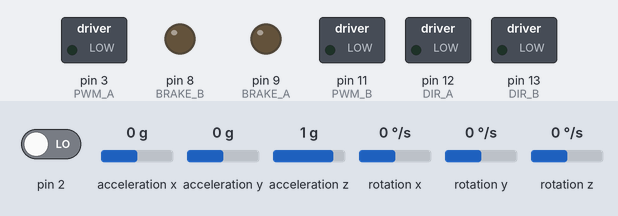
The sketch below on a simulated Arduino Uno, built with avr-gcc and run on an emulated ATmega328P. Shown: switched loads named in the sketch (green lamp = pin HIGH), output pins drawn as LEDs (lit = HIGH). The inputs (shaded band) are chosen by the test bench; at power-on: acceleration x 0 g, rotation z 0 °/s, acceleration y 0 g, rotation x 0 °/s, pin 2 LOW, acceleration z 1 g, rotation y 0 °/s. The sensor or clock chip raises its interrupt line as the real part does.

Above: at 1.7 s.
1.8 s: acceleration x set to -1.4 g
At 2.2 s:
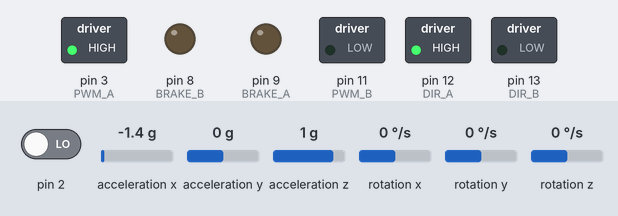
3.3 s: rotation z set to -192 °/s
6.3 s: acceleration y set to -1.4 g
At 7.2 s:
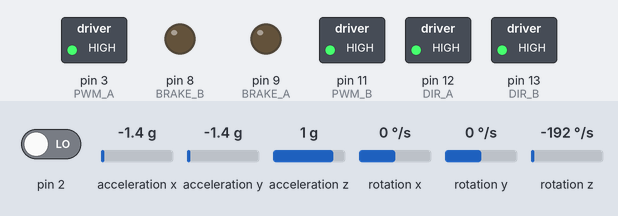
7.8 s: rotation x set to 55 °/s
9.3 s: rotation x set to 59 °/s
At 10.1 s:
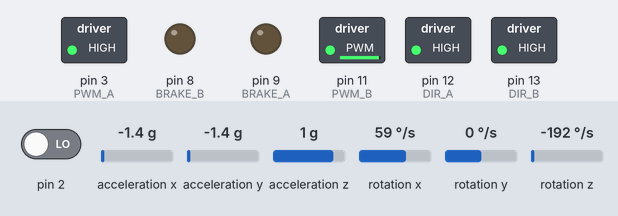
10.8 s: acceleration x set to 0 g
At 11.42 s:
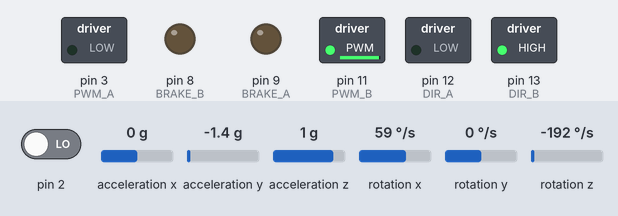
Timing chart, 0 to 14.8 s (numbered marks = the images above; inputs shaded):
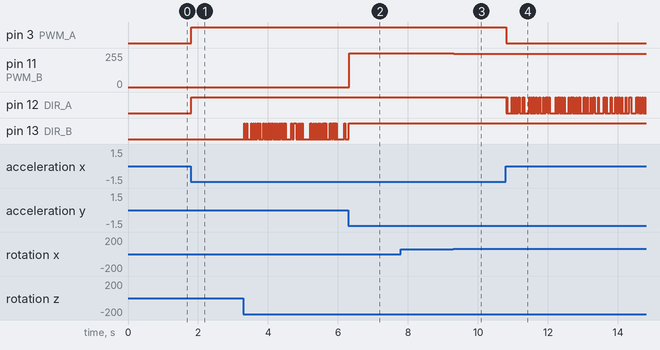

The sketch:

gimbal_control_template.ino
```cpp
/**********************************************************************************

  Arduino code to control a dual-axis gimbal for object/image stabilization
  MIT Department of Mechanical Engineering, 2.004
  Rev. 1.0 -- 11/01/2017 H.C.
  Rev. 1.1 -- 10/21/2018 H.C.
  Rev. 2.0 -- 10/20/2021 H.C.

***********************************************************************************/

// I2Cdev and MPU6050 must be installed as libraries, or else the .cpp/.h files
// for both classes must be in the include path of your project
#include "I2Cdev.h"
#include "MPU6050_6Axis_MotionApps20.h"

// Arduino Wire library is required if I2Cdev I2CDEV_ARDUINO_WIRE implementation
// is used in I2Cdev.h
#if I2CDEV_IMPLEMENTATION == I2CDEV_ARDUINO_WIRE
#include "Wire.h"
#endif

// ================================================================
// ===               CONTROLLER GAINS                           ===
// ================================================================

// axis 1: pitch
float Kp_1 = 31.11;
float Kd_1 = 3.15;
float Ki_1 = 0.0;

// axis 2: roll
float Kp_2 = 40.21;
float Kd_2 = 4.12;
float Ki_2 = 0.0;

// ================================================================
// ===               SETPOINT TYPE                              ===
// ================================================================

// Define setpoint, if all three below are commented out then the setppoint is 0 degree
// Uncomment only one setpoint at a time

//#define SQUARE_WAVE
#define SINE_WAVE
//#define POT

// Specify setpoint separately for pitch and roll
// Set it to either 0 or set_point (one of the three above)
#define set_point_1 0   // pitch axis setpoint
#define set_point_2 0   // roll axis setpoint

#define desired_pos 15           // desired position in degrees

#define square_period 4000      // square wave period in milli-seconds
#define square_on 2000          // square wave ON time in milli-seconds

#define sine_amp 15             // sine wave amplitude in degrees
#define sine_freq_hz 1        // sine wave frequency in Hz

// ================================================================
// ===               SERIAL OUTPUT CONTROL                      ===
// ================================================================

// Switch between built-in Serial Plotter and Matlab streaming
// comment out both to disable serial output

//#define PRINT_DATA
//#define MATLAB_SERIAL_READ

// ================================================================
// ===               MPU6050 VARIABLE DEFINITION                ===
// ================================================================

MPU6050 mpu;

int16_t ax, ay, az;
int16_t gx, gy, gz;

bool dmpReady = false;  // set true if DMP init was successful
uint8_t mpuIntStatus;   // holds actual interrupt status byte from MPU
uint8_t devStatus;      // return status after each device operation (0 = success, !0 = error)
uint16_t packetSize;    // expected DMP packet size (default is 42 bytes)
uint16_t fifoCount;     // count of all bytes currently in FIFO
uint8_t fifoBuffer[64]; // FIFO storage buffer

// orientation/motion vars
Quaternion q;           // [w, x, y, z]         quaternion container
VectorFloat gravity;    // [x, y, z]            gravity vector
float ypr[3];           // [yaw, pitch, roll]   yaw/pitch/roll container

// ================================================================
// ===               ANGLE AND PID RELATED VARIABLES            ===
// ================================================================

float yaw, pitch, roll, roll_rate, pitch_rate;
float set_point = 0.0;
float error_1, sum_error_1 = 0.0, d_error_1 = 0.0, filt_d_error_1 = 0.0, error_pre_1;   // pitch
float error_2, sum_error_2 = 0.0, d_error_2 = 0.0, filt_d_error_2 = 0.0, error_pre_2;   // roll
float alpha = 0.5;
unsigned long timer;
float loop_time = 0.015;
float Pcontrol, Icontrol, Dcontrol;

// ================================================================
// ===               INTERRUPT DETECTION ROUTINE                ===
// ================================================================

volatile bool mpuInterrupt = false;     // indicates whether MPU interrupt pin has gone high
void dmpDataReady() {
  mpuInterrupt = true;
}

// ================================================================
// ===               MOTOR SHIELD DEFINITION                    ===
// ================================================================

const int
// Pitch: motor A
PWM_A   = 3,
DIR_A   = 12,
BRAKE_A = 9,
SNS_A   = A0,
// Roll: motor B
PWM_B   = 11,
DIR_B   = 13,
BRAKE_B = 8,
SNS_B   = A1;
// Pot connected to A3
int Pot_Pin = A3;

// ================================================================
// ===                      INITIAL SETUP                       ===
// ================================================================

void setup() {
  // join I2C bus (I2Cdev library doesn't do this automatically)
#if I2CDEV_IMPLEMENTATION == I2CDEV_ARDUINO_WIRE
  Wire.begin();
  TWBR = 24; // 400kHz I2C clock (200kHz if CPU is 8MHz)
#elif I2CDEV_IMPLEMENTATION == I2CDEV_BUILTIN_FASTWIRE
  Fastwire::setup(400, true);
#endif

  Serial.begin(115200);

  // initialize IMU
  mpu.initialize();
  devStatus = mpu.dmpInitialize();

  // Supply your own gyro offsets here, scaled for min sensitivity
  // Refer to your gimbal # and calibration spreadsheet
  // Run MPU6050_cal.ino to re-calibrate your IMU if needed

    mpu.setXAccelOffset(-4127);
    mpu.setYAccelOffset(-2910);
    mpu.setZAccelOffset(1177);
    mpu.setXGyroOffset(10);
    mpu.setYGyroOffset(-54);
    mpu.setZGyroOffset(5);

  // make sure it worked (returns 0 if so)
  if (devStatus == 0) {
    mpu.setDMPEnabled(true);

    // enable Arduino interrupt detection
    attachInterrupt(0, dmpDataReady, RISING);
    mpuIntStatus = mpu.getIntStatus();

    // set our DMP Ready flag so the main loop() function knows it's okay to use it
    dmpReady = true;

    // get expected DMP packet size for later comparison
    packetSize = mpu.dmpGetFIFOPacketSize();
  } else {
    // ERROR!
    // 1 = initial memory load failed
    // 2 = DMP configuration updates failed
    // (if it's going to break, usually the code will be 1)
    Serial.print(F("DMP Initialization failed (code "));
    Serial.print(devStatus);
    Serial.println(F(")"));
  }

  // configure motor shield A & B outputs
  pinMode(PWM_A, OUTPUT);
  pinMode(PWM_B, OUTPUT);
  pinMode(BRAKE_A, OUTPUT);
  pinMode(BRAKE_B, OUTPUT);
  pinMode(DIR_A, OUTPUT);
  pinMode(DIR_B, OUTPUT);

  // set brake: HIGH - brake on, LOW - brake off
  digitalWrite(BRAKE_A, LOW);
  digitalWrite(BRAKE_B, LOW);

  // uncomment the line below to enable the highest PWM frequency to avoid audible noise
  // may need to lower controller gains to avoid oscillation
  TCCR2B = TCCR2B & B11111000 | B00000001; // for PWM frequency of 31372.55 Hz
}

// ================================================================
// ===                    MAIN PROGRAM LOOP                     ===
// ================================================================

void loop() {

  timer = micros();

  // ================================================================
  // ===                    GET DATA FROM MPU6050                 ===
  // ================================================================

  // if programming failed, don't try to do anything
  if (!dmpReady) return;

  // wait for MPU interrupt or extra packet(s) available
  while (!mpuInterrupt && fifoCount < packetSize) {
    ;
  }

  // reset interrupt flag and get INT_STATUS byte
  mpuInterrupt = false;
  mpuIntStatus = mpu.getIntStatus();

  // get current FIFO count
  fifoCount = mpu.getFIFOCount();

  // check for overflow (this should never happen unless our code is too inefficient)
  if ((mpuIntStatus & 0x10) || fifoCount == 1024) {
    // reset so we can continue cleanly
    mpu.resetFIFO();
  }
  // otherwise, check for DMP data ready interrupt (this should happen frequently)
  else if (mpuIntStatus & 0x02) {
    // wait for correct available data length, should be a VERY short wait
    while (fifoCount < packetSize) fifoCount = mpu.getFIFOCount();
    // read a packet from FIFO
    mpu.getFIFOBytes(fifoBuffer, packetSize);
    // track FIFO count here in case there is > 1 packet available
    // (this lets us immediately read more without waiting for an interrupt)
    fifoCount -= packetSize;

    // display Yaw, Pitch, and Roll angles in degrees
    mpu.dmpGetQuaternion(&q, fifoBuffer);
    mpu.dmpGetGravity(&gravity, &q);
    mpu.dmpGetYawPitchRoll(ypr, &q, &gravity);
    yaw = ypr[0] * 180 / M_PI;
    pitch = ypr[1] * 180 / M_PI;
    roll =  ypr[2] * 180 / M_PI;

    // get pitch and roll rates from the respective gyro axes
    mpu.getMotion6(&ax, &ay, &az, &gx, &gy, &gz);
    roll_rate = -1 * gx / 16.4; // full scale +/- 2000 deg/s for 16 bit AD
    pitch_rate = 1 * gy / 16.4; // full scale +/- 2000 deg/s for 16 bit AD

    // ================================================================
    // ===                    CODE FOR VARIOUS SETPOINTS            ===
    // ================================================================

    // configure set point as square wave input to give +/- desired_pos deg angles
#ifdef SQUARE_WAVE
    if (millis() % square_period < square_on)
      set_point = desired_pos;
    else
      set_point = -desired_pos;
#endif

    // configure set point as a sine wave with an amplitude of sine_amp and frequency of sine_freq_hz Hz
#ifdef SINE_WAVE
    set_point = sine_amp * sin(sine_freq_hz * (2 * M_PI) * millis() / 1000.0);;
#endif

    // configure set point as pot input to give +/- desired_pos deg angles
#ifdef POT
    set_point = map(analogRead(Pot_Pin), 0, 1023, -512, 512) / 512.0 * desired_pos;
#endif

    // ================================================================
    // ===                    PID CODE                              ===
    // ================================================================

    // PID controller for pitch axis
    error_1 = set_point_1 - pitch;
    d_error_1 = (error_1 - error_pre_1) / loop_time;
    // 1st order filter to clean up noise
    filt_d_error_1 = alpha * d_error_1 + (1 - alpha) * filt_d_error_1;
    sum_error_1 += error_1 * loop_time;
    error_pre_1 = error_1;
    motorControl(DIR_A, PWM_A, error_1, pitch_rate, sum_error_1, Kp_1, Kd_1, Ki_1);

    // PID controller for roll axis
    error_2 = set_point_2 - roll;
    d_error_2 = (error_2 - error_pre_2) / loop_time;
    // 1st order filter to clean up noise
    filt_d_error_2 = alpha * d_error_2 + (1 - alpha) * filt_d_error_2;
    sum_error_2 += error_2 * loop_time;
    error_pre_2 = error_2;
    motorControl(DIR_B, PWM_B, error_2, roll_rate, sum_error_2, Kp_2, Kd_2, Ki_2);

#ifdef PRINT_DATA
    Serial.print(set_point);  Serial.print("\t");
    Serial.print(pitch);  Serial.print("\t");
    Serial.print(roll);  Serial.print("\t");
//    Serial.print(d_error_2);  Serial.print("\t");
//        Serial.print(filt_d_error_2); Serial.print("\t");
//        Serial.print(roll_rate); Serial.print("\t");
    //    Serial.print(loop_time,6); Serial.print("\t");
    Serial.print("\n");
#endif

#ifdef MATLAB_SERIAL_READ
    Serial.print(timer / 1000000.0 - loop_time);
    Serial.print("\t");
    Serial.print(set_point);
    Serial.print("\t");
    Serial.print(pitch);
    Serial.print("\t");
    Serial.println(roll);
#endif
  }
  //  delay(2);
  loop_time = (micros() - timer) / 1000000.0;
}

//-----------------------------------------------------
void motorControl(int DIR_x, int PWM_x, float error, float d_error, float sum_error, float kp_x, float kd_x, float ki_x)
{
  float pwm_command;

  Pcontrol = error * kp_x;
  Icontrol = sum_error * ki_x;
  Dcontrol = d_error * kd_x;

  Icontrol = constrain(Icontrol, -200, 200);  // I control saturation limits for anti-windup

  pwm_command = Pcontrol + Icontrol + Dcontrol;

  if (pwm_command > 0)
  { digitalWrite(DIR_x, HIGH);
    analogWrite(PWM_x, (int) constrain(pwm_command, 0, 255));
  }
  else
  {
    digitalWrite(DIR_x, LOW);
    analogWrite(PWM_x, (int) constrain(abs(pwm_command), 0, 255));
  }
}
//------------------------------------------------------
```

Measured:
- after the input at 1.8 s, pin 3 (PWM_A), pin 12 (DIR_A): LOW → HIGH at once
- after the input at 6.3 s, pin 11 (PWM_B): 0/255 → 255/255 at once; pin 13 (DIR_B): goes on until 6.3 s, then stays HIGH
- after the input at 7.8 s, every drawn part: stays the same
- after the input at 9.3 s, pin 11 (PWM_B): 255/255 → 248/255 at once
- after the input at 10.8 s, pin 3 (PWM_A): HIGH → LOW at once
